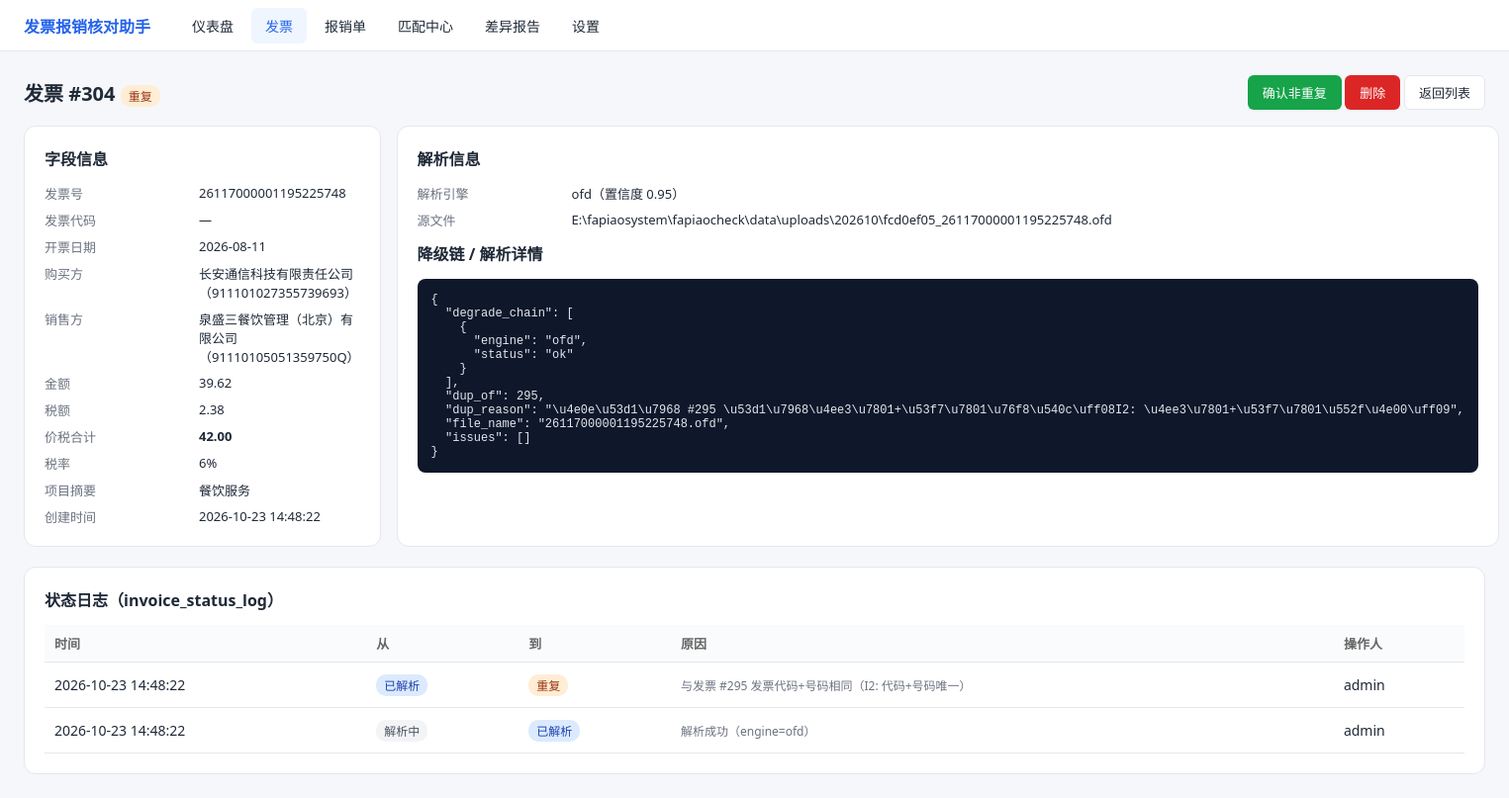
/invoices/304, run on the app's committed database.
### tables this page shows
CREATE TABLE invoice (
    id               INTEGER PRIMARY KEY AUTOINCREMENT,
    file_hash        TEXT NOT NULL,
    source_path      TEXT,
    file_type        TEXT NOT NULL CHECK(file_type IN ('pdf','ofd','xml','jpg','jpeg','png')),
    invoice_code     TEXT NOT NULL DEFAULT '',
    invoice_no       TEXT NOT NULL DEFAULT '',
    invoice_date     TEXT,
    buyer_name       TEXT NOT NULL DEFAULT '',
    buyer_tax_no     TEXT NOT NULL DEFAULT '',
    seller_name      TEXT NOT NULL DEFAULT '',
    seller_tax_no    TEXT NOT NULL DEFAULT '',
    amount           TEXT,
    tax_amount       TEXT,
    total_amount     TEXT,
    tax_rate         TEXT NOT NULL DEFAULT '',
    item_summary     TEXT NOT NULL DEFAULT '',
    check_code       TEXT NOT NULL DEFAULT '',
    raw_json         TEXT NOT NULL DEFAULT '{}',
    parse_engine     TEXT NOT NULL CHECK(parse_engine IN ('xml','ofd','pdf_text','ocr','manual')),
    parse_confidence REAL NOT NULL DEFAULT 0.0 CHECK(parse_confidence BETWEEN 0 AND 1),
    status           TEXT NOT NULL DEFAULT 'PARSING'
                     CHECK(status IN ('PARSING','PARSED','NORMAL','ABNORMAL','DUPLICATE','MATCHED')),
    is_red_flush     INTEGER NOT NULL DEFAULT 0,
    created_at       TEXT NOT NULL DEFAULT (datetime('now','localtime')),
    updated_at       TEXT NOT NULL DEFAULT (datetime('now','localtime'))
);

CREATE TABLE invoice_status_log (
    id          INTEGER PRIMARY KEY AUTOINCREMENT,
    invoice_id  INTEGER NOT NULL,
    from_status TEXT,
    to_status   TEXT NOT NULL,
    reason      TEXT NOT NULL DEFAULT '',
    operator    TEXT NOT NULL DEFAULT 'system',
    created_at  TEXT NOT NULL DEFAULT (datetime('now','localtime')),
    FOREIGN KEY(invoice_id) REFERENCES invoice(id) ON DELETE CASCADE
);

### app/web/pages.py (the view)
@pages.get("/invoices/{invoice_id}", response_class=HTMLResponse)
def invoice_detail_page(request: Request, invoice_id: int):
    row = invoice_service.invoice_detail(invoice_id)
    if row is None:
        return RedirectResponse("/invoices", status_code=302)
    return templates.TemplateResponse(request, "invoice_detail.html", {
        "request": request, "inv": row,
    })

### app/web/templates/invoice_detail.html (shortened to what this page needs)
{% extends "base.html" %}
{% block content %}
<div style="display:flex;justify-content:space-between;align-items:center;margin-bottom:16px;">
  <h1 style="font-size:20px;">发票 #{{ inv.id }}
    <span class="badge {{ inv.status|badge }}" style="vertical-align:middle;">{{ inv.status|status_cn }}</span>
  </h1>
  <div>
    {% if inv.status == 'DUPLICATE' %}<button class="btn btn-green" onclick="confirmDup()">确认非重复</button>{% endif %}
    <button class="btn btn-danger" onclick="delInv()">删除</button>
    <a class="btn btn-outline" href="/invoices">返回列表</a>
  </div>
</div>
<div class="grid g2">
  <div class="card">
    <h2>字段信息</h2>
    <div class="kv">
      <span class="k">发票号</span><span>{{ inv.invoice_no or '—' }}</span>
      <span class="k">发票代码</span><span>{{ inv.invoice_code or '—' }}</span>
      <span class="k">开票日期</span><span>{{ inv.invoice_date or '—' }}</span>
      <span class="k">购买方</span><span>{{ inv.buyer_name or '—' }}（{{ inv.buyer_tax_no or '—' }}）</span>
      <span class="k">销售方</span><span>{{ inv.seller_name or '—' }}（{{ inv.seller_tax_no or '—' }}）</span>
      <span class="k">金额</span><span>{{ inv.amount or '—' }}</span>
      <span class="k">税额</span><span>{{ inv.tax_amount or '—' }}</span>
      <span class="k">价税合计</span><span><b>{{ inv.total_amount or '—' }}</b></span>
      <span class="k">税率</span><span>{{ inv.tax_rate or '—' }}</span>
      <span class="k">项目摘要</span><span>{{ inv.item_summary or '—' }}</span>
      <span class="k">创建时间</span><span>{{ inv.created_at }}</span>
    </div>
  </div>
  <div class="card">
    <h2>解析信息</h2>
    <div class="kv">
      <span class="k">解析引擎</span><span>{{ inv.parse_engine }}（置信度 {{ '%.2f'|format(inv.parse_confidence) }}）</span>
      <span class="k">源文件</span><span class="wrap">{{ inv.source_path or '人工录入' }}</span>
    </div>
    <h2 class="mt">降级链 / 解析详情</h2>
    <pre>{{ (inv.raw|fromjson)|tojson(indent=2) }}</pre>
  </div>
</div>
<div class="card">
  <h2>状态日志（invoice_status_log）</h2>
  <table>
    <tr><th>时间</th><th>从</th><th>到</th><th>原因</th><th>操作人</th></tr>
    {% for l in inv.status_log %}
    <tr><td>{{ l.created_at }}</td>
        <td><span class="badge {{ (l.from_status or '')|badge }}">{{ (l.from_status or '—')|status_cn }}</span></td>
        <td><span class="badge {{ l.to_status|badge }}">{{ l.to_status|status_cn }}</span></td>
        <td class="wrap muted">{{ l.reason }}</td><td>{{ l.operator }}</td></tr>
    {% else %}<tr><td colspan="5" class="muted">暂无日志</td></tr>{% endfor %}
  </table>
</div>
{% endblock %}

### app/web/templates/base.html (style rules this page uses)
:root { --primary:#2563eb;--bg:#f5f7fa;--card:#fff;--border:#e5e7eb;--text:#1f2937;--muted:#6b7280; }
* { box-sizing:border-box;margin:0;padding:0; }
body { font-family:"Microsoft YaHei",system-ui,sans-serif;background:var(--bg);color:var(--text);font-size:14px; }
.card { background:var(--card);border:1px solid var(--border);border-radius:12px;padding:20px;margin-bottom:20px; }
.card h2 { font-size:16px;margin-bottom:14px; }
.grid { display:grid;gap:16px; }
.g2 { grid-template-columns:repeat(2,1fr); }
table { width:100%;border-collapse:collapse; }
th,td { padding:9px 10px;border-bottom:1px solid var(--border);text-align:left;white-space:nowrap;vertical-align:middle; }
tbody td { height:46px; }
th { color:#666;font-weight:600;background:#fafbfc;font-size:13px; }
td.wrap { white-space:normal;min-width:160px; }
.badge { display:inline-block;padding:2px 8px;border-radius:10px;font-size:12px;font-weight:500; }
.badge-orange { background:#ffedd5;color:#9a3412; }
.badge-blue { background:#dbeafe;color:#1e40af; }
.badge-gray { background:#f3f4f6;color:#4b5563; }
.btn { display:inline-block;padding:7px 14px;border-radius:6px;border:1px solid transparent;background:var(--primary);color:#fff;cursor:pointer;font-size:13px;text-decoration:none; }
.btn-outline { background:#fff;color:var(--text);border-color:var(--border); }
.btn-danger { background:#dc2626; }
.btn-green { background:#16a34a; }
.muted { color:var(--muted);font-size:12px; }
.mt { margin-top:12px; }
.kv { display:grid;grid-template-columns:140px 1fr;gap:8px 16px;font-size:13px; }
.kv .k { color:var(--muted); }
pre { background:#0f172a;color:#e2e8f0;padding:14px;border-radius:8px;font-size:12px;overflow:auto; }

### data on the page
invoice: id "304", status|status_cn "重复", invoice_no "26117000001195225748", invoice_code "—", invoice_date "2026-08-11", buyer_name "长安通信科技有限责任公司", buyer_tax_no "911101027355739693", seller_name "泉盛三餐饮管理（北京）有限公司", seller_tax_no "91110105051359750Q", amount "39.62", tax_amount "2.38", total_amount "42.00", tax_rate "6%", item_summary "餐饮服务", created_at "2026-10-23 14:48:22", parse_engine "ofd", parse_confidence "0.95", source_path "E:\\fapiaosystem\\fapiaocheck\\data\\uploads\\202610\\fcd0ef05_26117000001195225748.ofd"
invoice_status_log: created_at "2026-10-23 14:48:22", from_status "已解析", to_status|status_cn "重复", reason "与发票 #295 发票代码+号码相同（I2: 代码+号码唯一）", operator "admin"
invoice_status_log: created_at "2026-10-23 14:48:22", from_status "解析中", to_status|status_cn "已解析", reason "解析成功（engine=ofd）", operator "admin"
